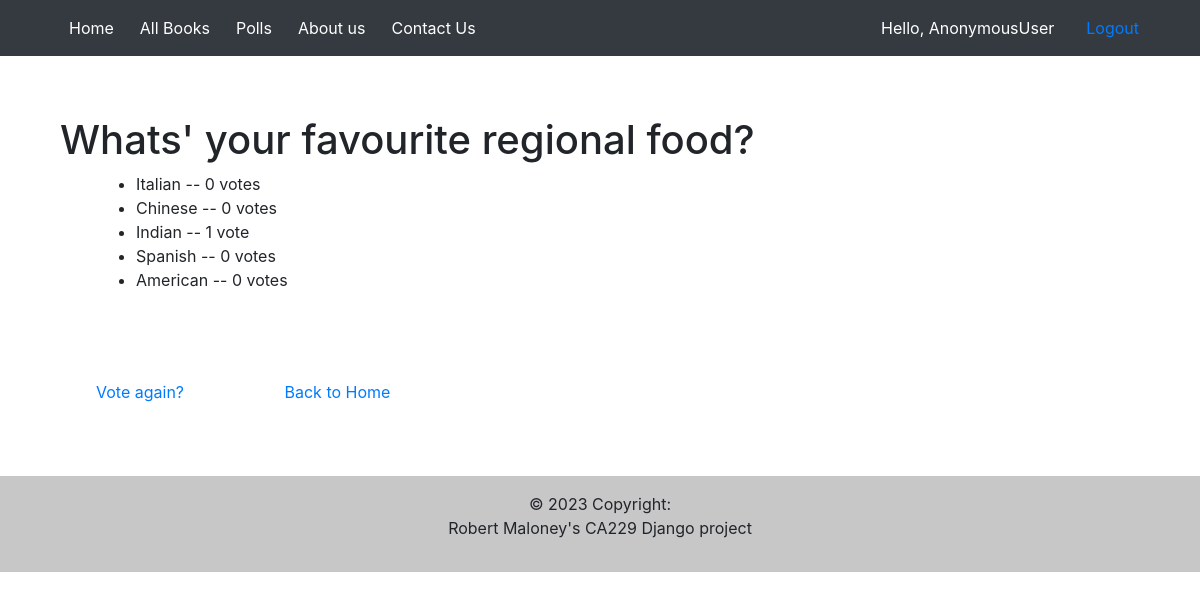
/quiz/4/results/, run on an earlier commit of the app's database.
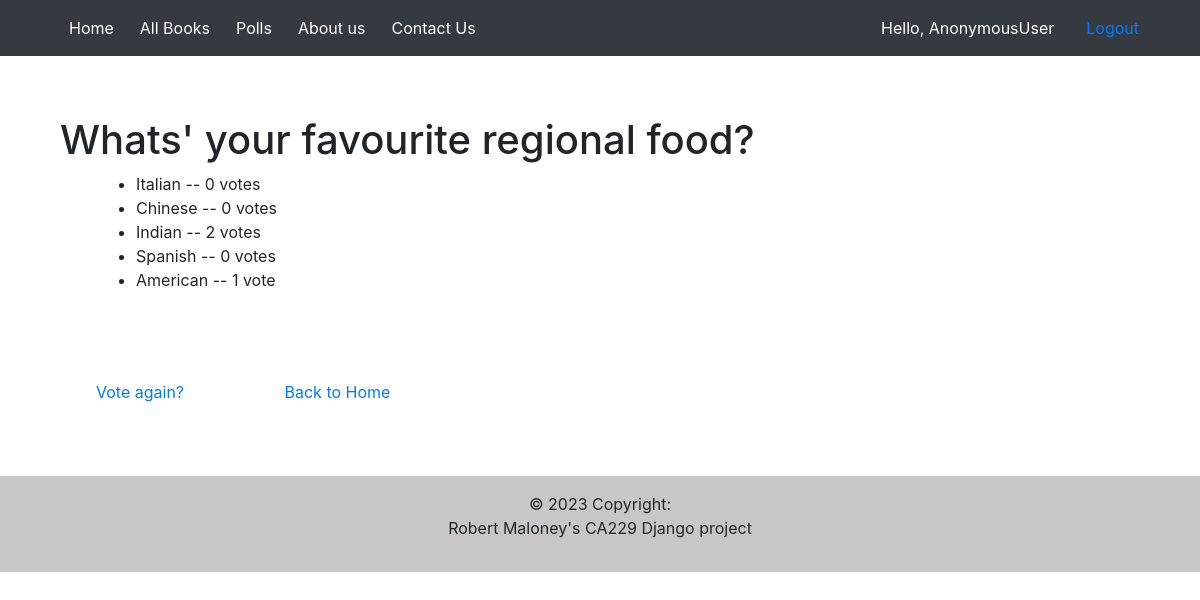
And on a later commit of the database.
### quiz/models.py (models this page shows, shortened)
class Choice(models.Model):
    question = models.ForeignKey(Question, on_delete=models.CASCADE)
    choice_text = models.CharField(max_length=200)
    votes = models.IntegerField(default=0)

### quiz/views.py (the view)
# urls.py: path('<int:pk>/results/', views.ResultsView.as_view(), name='results'),
class ResultsView(generic.DetailView):
    model = Question
    template_name = 'quiz/results.html'

### quiz/templates/quiz/results.html (shortened to what this page needs)
{% extends 'base.html' %}
{% load static %}
{% block content %}
<h1 style="margin-top: 5%; margin-left: 5%;">{{ question.question_text }}</h1>
<ul style="margin-left: 8% ;">
{% for choice in question.choice_set.all %}
    <li>{{ choice.choice_text }} -- {{ choice.votes }} vote{{ choice.votes|pluralize }}</li>
{% endfor %}
</ul>
<br><br><br>
<a href="{% url 'quiz:detail' question.id %}" style="margin-left: 8% ;">Vote again?</a>
<a href="{% url 'quiz:quiz_index' %}" style="margin-left: 8% ;"> Back to Home</a>
<br><br><br>
{% endblock %}

What changed in the data, as far as the page shows it:
changed Choice "Indian": votes "1" → "2"
changed Choice "American": votes "0" → "1"
